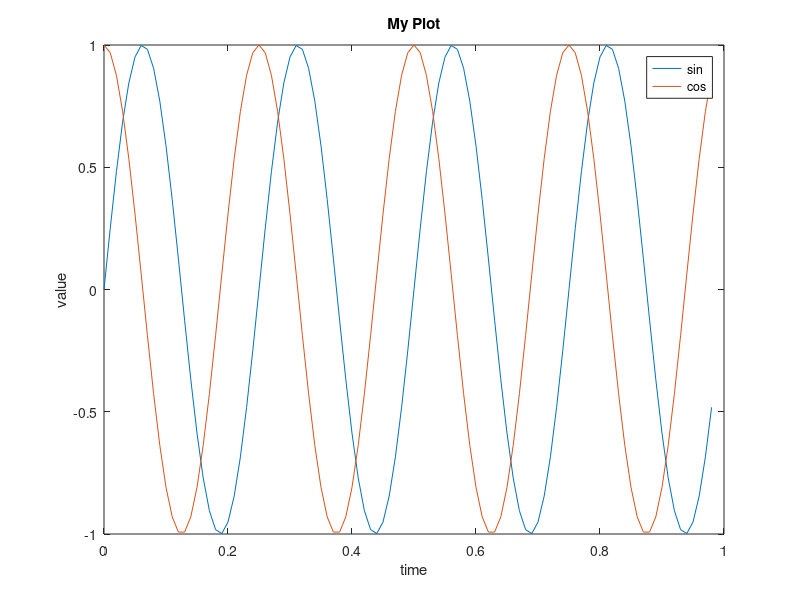
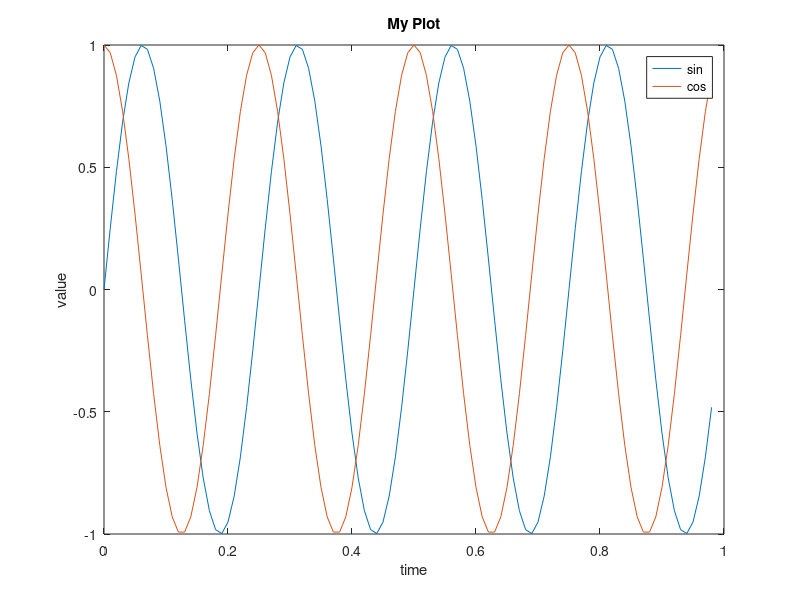

These figures' MATLAB source, in order:
clc
clear all
close all

t=[0: 0.01: 0.98];

figure(1)
y1=sin(2*pi*4*t);
plot(t,y1);

hold on;               % This statement overwrites the new plot on the previous plot

y2=cos(2*pi*4*t);
plot(t,y2);

xlabel('time')
ylabel('value')
legend('sin','cos')
title('My Plot')

% axis([0.5 1 -1 1])   %  <-- (uncomment) this statement is used for
                                        % obtaining specified range


% clf;                %  <-- (uncomment) this statement is used to clear figure

% To save output plot in a current folder
print -dpng 'myplot.png'

% To save output plot in a specified folder
cd 'D:\Program Files\MATLAB\MATLAB Production Server\R2015a\bin\Week 2' ; print -dpng 'myplot2.png'

% close        %  <-- (uncomment) this statement closes the plot after certain time


